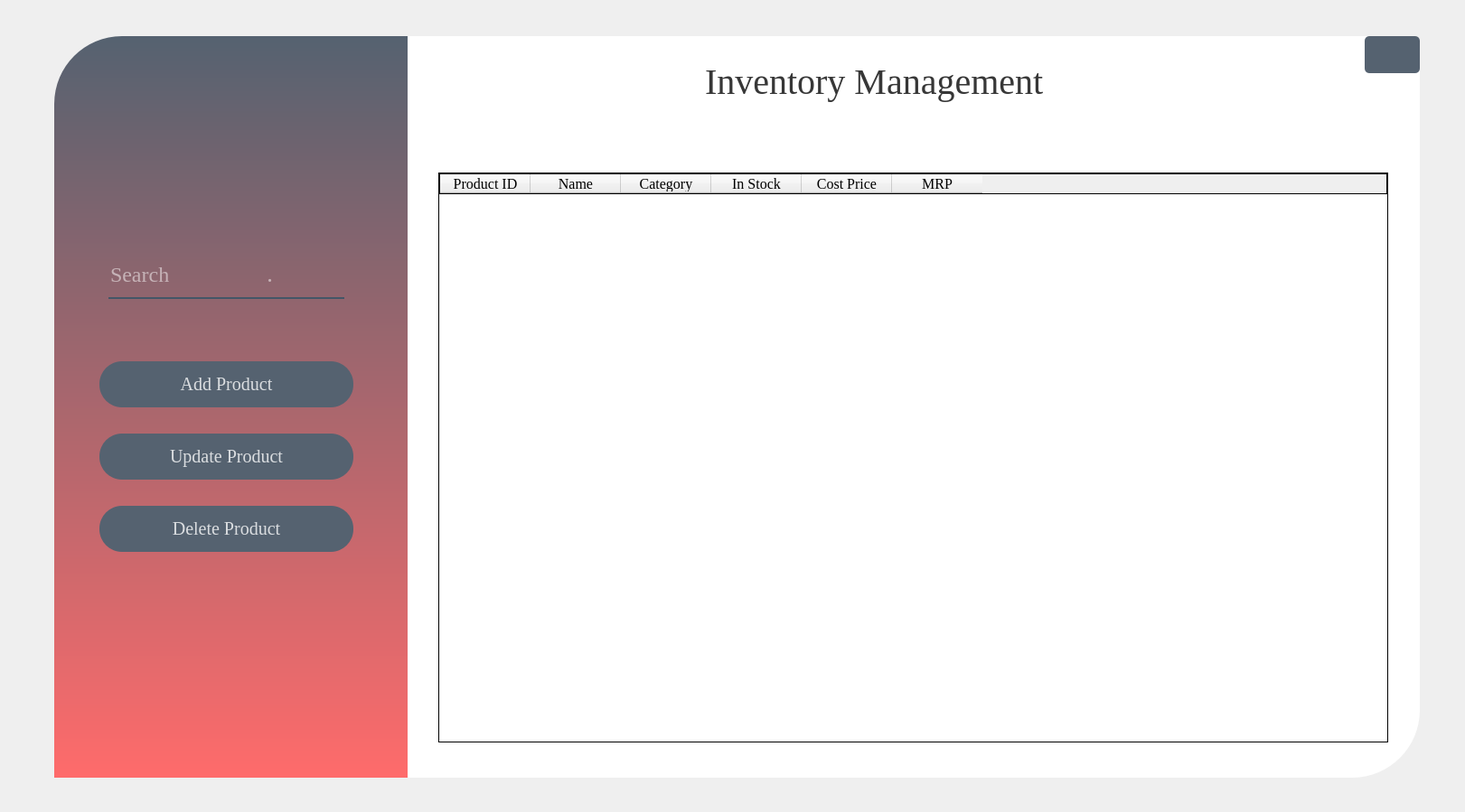
<?xml version="1.0" encoding="UTF-8"?>
<ui version="4.0">
 <class>InvManagement</class>
 <widget class="QWidget" name="InvManagement">
  <property name="geometry">
   <rect>
    <x>0</x>
    <y>0</y>
    <width>1621</width>
    <height>899</height>
   </rect>
  </property>
  <property name="windowTitle">
   <string>Form</string>
  </property>
  <property name="styleSheet">
   <string notr="true">QPushButton{
background-color:rgba(85,98,112,255);
color:rgba(255,255,255,200);
border-radius:25px

}

QPushButton:hover{
background-color:rgba(255,107,107,255);

}

QPushButton:pressed{
padding-left:5px;
padding-top:5px;
background-color:rgba(255,107,107,255):
backgound-position:calc(100% -10px)center:
}

</string>
  </property>
  <widget class="QLabel" name="label">
   <property name="geometry">
    <rect>
     <x>60</x>
     <y>40</y>
     <width>1511</width>
     <height>821</height>
    </rect>
   </property>
   <property name="styleSheet">
    <string notr="true">background-color:rgba(255,255,255,255);
border-bottom-right-radius:75px;
border-top-left-radius:75px;
border-top-right-radius:5px;







</string>
   </property>
   <property name="text">
    <string/>
   </property>
  </widget>
  <widget class="QLabel" name="label_2">
   <property name="geometry">
    <rect>
     <x>60</x>
     <y>40</y>
     <width>391</width>
     <height>821</height>
    </rect>
   </property>
   <property name="styleSheet">
    <string notr="true">background-color: qlineargradient(spread:pad, x1:0, y1:0, x2:0, y2:1, stop:0 rgba(85, 98,112, 255), stop:1 rgba(255, 107, 107, 255));
border-top-left-radius:75px;</string>
   </property>
   <property name="text">
    <string/>
   </property>
  </widget>
  <widget class="QPushButton" name="updateproduct">
   <property name="geometry">
    <rect>
     <x>110</x>
     <y>480</y>
     <width>281</width>
     <height>51</height>
    </rect>
   </property>
   <property name="font">
    <font>
     <family>Times New Roman</family>
     <pointsize>15</pointsize>
     <weight>50</weight>
     <bold>false</bold>
    </font>
   </property>
   <property name="cursor">
    <cursorShape>PointingHandCursor</cursorShape>
   </property>
   <property name="layoutDirection">
    <enum>Qt::RightToLeft</enum>
   </property>
   <property name="styleSheet">
    <string notr="true"/>
   </property>
   <property name="text">
    <string>Update Product</string>
   </property>
  </widget>
  <widget class="QPushButton" name="backbutton">
   <property name="geometry">
    <rect>
     <x>1510</x>
     <y>40</y>
     <width>61</width>
     <height>41</height>
    </rect>
   </property>
   <property name="font">
    <font>
     <pointsize>10</pointsize>
     <weight>75</weight>
     <bold>true</bold>
    </font>
   </property>
   <property name="cursor">
    <cursorShape>PointingHandCursor</cursorShape>
   </property>
   <property name="styleSheet">
    <string notr="true">image: url(:/images/back2.png);
border-radius:5px;</string>
   </property>
   <property name="text">
    <string/>
   </property>
  </widget>
  <widget class="QLabel" name="label_3">
   <property name="geometry">
    <rect>
     <x>780</x>
     <y>50</y>
     <width>481</width>
     <height>81</height>
    </rect>
   </property>
   <property name="font">
    <font>
     <family>Times New Roman</family>
     <pointsize>30</pointsize>
     <weight>50</weight>
     <bold>false</bold>
    </font>
   </property>
   <property name="styleSheet">
    <string notr="true">color:rgba(0,0,0,200);</string>
   </property>
   <property name="text">
    <string>Inventory Management</string>
   </property>
  </widget>
  <widget class="QTableWidget" name="tableWidget">
   <property name="geometry">
    <rect>
     <x>485</x>
     <y>191</y>
     <width>1051</width>
     <height>631</height>
    </rect>
   </property>
   <property name="focusPolicy">
    <enum>Qt::StrongFocus</enum>
   </property>
   <property name="styleSheet">
    <string notr="true">border: 1px solid black;


</string>
   </property>
   <property name="editTriggers">
    <set>QAbstractItemView::NoEditTriggers</set>
   </property>
   <property name="alternatingRowColors">
    <bool>false</bool>
   </property>
   <property name="selectionMode">
    <enum>QAbstractItemView::SingleSelection</enum>
   </property>
   <property name="selectionBehavior">
    <enum>QAbstractItemView::SelectRows</enum>
   </property>
   <property name="gridStyle">
    <enum>Qt::SolidLine</enum>
   </property>
   <property name="sortingEnabled">
    <bool>true</bool>
   </property>
   <column>
    <property name="text">
     <string>Product ID</string>
    </property>
    <property name="font">
     <font>
      <family>Times New Roman</family>
      <pointsize>12</pointsize>
     </font>
    </property>
   </column>
   <column>
    <property name="text">
     <string>Name</string>
    </property>
    <property name="font">
     <font>
      <family>Times New Roman</family>
      <pointsize>12</pointsize>
     </font>
    </property>
   </column>
   <column>
    <property name="text">
     <string>Category</string>
    </property>
    <property name="font">
     <font>
      <family>Times New Roman</family>
      <pointsize>12</pointsize>
     </font>
    </property>
   </column>
   <column>
    <property name="text">
     <string>In Stock</string>
    </property>
    <property name="font">
     <font>
      <family>Times New Roman</family>
      <pointsize>12</pointsize>
     </font>
    </property>
   </column>
   <column>
    <property name="text">
     <string>Cost Price</string>
    </property>
    <property name="font">
     <font>
      <family>Times New Roman</family>
      <pointsize>12</pointsize>
     </font>
    </property>
   </column>
   <column>
    <property name="text">
     <string>MRP</string>
    </property>
    <property name="font">
     <font>
      <family>Times New Roman</family>
      <pointsize>12</pointsize>
     </font>
    </property>
   </column>
  </widget>
  <widget class="QPushButton" name="addproduct">
   <property name="geometry">
    <rect>
     <x>110</x>
     <y>400</y>
     <width>281</width>
     <height>51</height>
    </rect>
   </property>
   <property name="font">
    <font>
     <family>Times New Roman</family>
     <pointsize>15</pointsize>
     <weight>50</weight>
     <bold>false</bold>
    </font>
   </property>
   <property name="cursor">
    <cursorShape>PointingHandCursor</cursorShape>
   </property>
   <property name="layoutDirection">
    <enum>Qt::RightToLeft</enum>
   </property>
   <property name="styleSheet">
    <string notr="true"/>
   </property>
   <property name="text">
    <string>Add Product</string>
   </property>
  </widget>
  <widget class="QPushButton" name="deleteproduct">
   <property name="geometry">
    <rect>
     <x>110</x>
     <y>560</y>
     <width>281</width>
     <height>51</height>
    </rect>
   </property>
   <property name="font">
    <font>
     <family>Times New Roman</family>
     <pointsize>15</pointsize>
     <weight>50</weight>
     <bold>false</bold>
    </font>
   </property>
   <property name="cursor">
    <cursorShape>PointingHandCursor</cursorShape>
   </property>
   <property name="layoutDirection">
    <enum>Qt::RightToLeft</enum>
   </property>
   <property name="styleSheet">
    <string notr="true"/>
   </property>
   <property name="text">
    <string>Delete Product</string>
   </property>
  </widget>
  <widget class="QLineEdit" name="search_LE">
   <property name="geometry">
    <rect>
     <x>120</x>
     <y>280</y>
     <width>261</width>
     <height>51</height>
    </rect>
   </property>
   <property name="font">
    <font>
     <family>Times New Roman</family>
     <pointsize>18</pointsize>
    </font>
   </property>
   <property name="styleSheet">
    <string notr="true">background-color:rgba(0,0,0,0);
border:none;
border-bottom:2px solid rgba(46,82,101,200);
color:white;
padding-bottom:4px;
</string>
   </property>
   <property name="text">
    <string/>
   </property>
   <property name="placeholderText">
    <string>Search                  </string>
   </property>
  </widget>
  <widget class="QLabel" name="label_4">
   <property name="geometry">
    <rect>
     <x>80</x>
     <y>60</y>
     <width>71</width>
     <height>51</height>
    </rect>
   </property>
   <property name="styleSheet">
    <string notr="true">image: url(:/images/profile.png);</string>
   </property>
   <property name="text">
    <string/>
   </property>
  </widget>
  <widget class="QLabel" name="currEmpLabel">
   <property name="geometry">
    <rect>
     <x>150</x>
     <y>70</y>
     <width>221</width>
     <height>31</height>
    </rect>
   </property>
   <property name="font">
    <font>
     <family>Times New Roman</family>
     <pointsize>14</pointsize>
    </font>
   </property>
   <property name="autoFillBackground">
    <bool>false</bool>
   </property>
   <property name="styleSheet">
    <string notr="true">color:white;</string>
   </property>
   <property name="text">
    <string/>
   </property>
  </widget>
  <widget class="QLabel" name="day">
   <property name="geometry">
    <rect>
     <x>1380</x>
     <y>40</y>
     <width>141</width>
     <height>41</height>
    </rect>
   </property>
   <property name="font">
    <font>
     <family>Kozuka Mincho Pro M</family>
     <pointsize>14</pointsize>
    </font>
   </property>
   <property name="text">
    <string/>
   </property>
  </widget>
  <widget class="QLabel" name="time">
   <property name="geometry">
    <rect>
     <x>1370</x>
     <y>70</y>
     <width>151</width>
     <height>41</height>
    </rect>
   </property>
   <property name="font">
    <font>
     <family>Kozuka Mincho Pro M</family>
     <pointsize>13</pointsize>
     <weight>50</weight>
     <bold>false</bold>
    </font>
   </property>
   <property name="text">
    <string/>
   </property>
  </widget>
 </widget>
 <resources>
  <include location="res.qrc"/>
 </resources>
 <connections/>
</ui>
